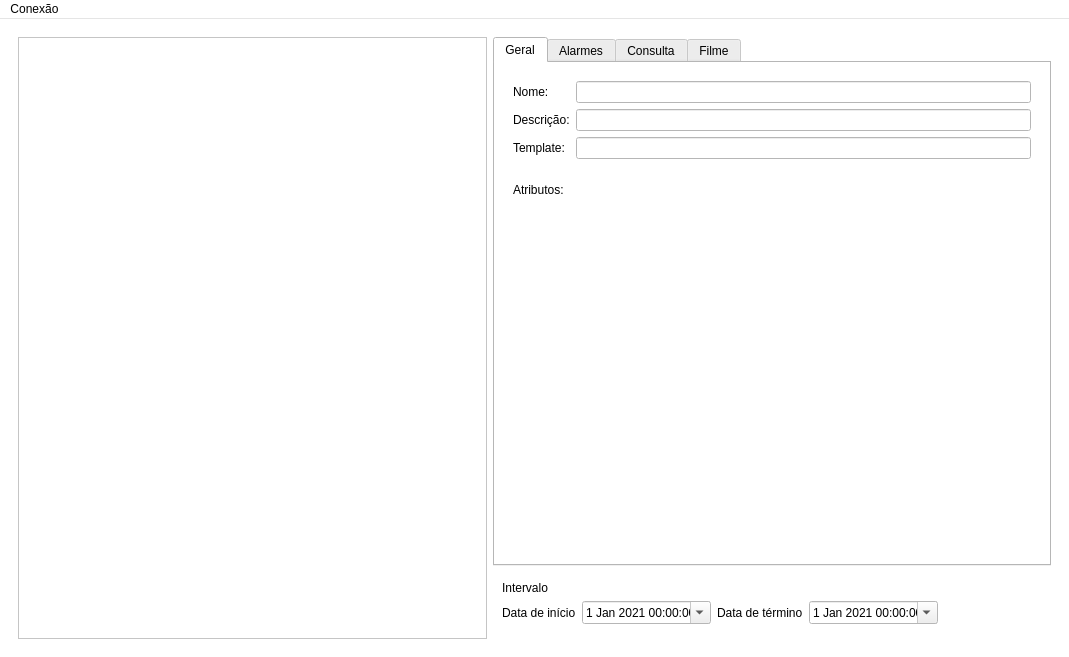
<?xml version="1.0" encoding="UTF-8"?>
<ui version="4.0">
 <class>MainWindow</class>
 <widget class="QMainWindow" name="MainWindow">
  <property name="geometry">
   <rect>
    <x>0</x>
    <y>0</y>
    <width>1069</width>
    <height>657</height>
   </rect>
  </property>
  <property name="palette">
   <palette>
    <active>
     <colorrole role="Base">
      <brush brushstyle="SolidPattern">
       <color alpha="255">
        <red>255</red>
        <green>255</green>
        <blue>255</blue>
       </color>
      </brush>
     </colorrole>
     <colorrole role="Window">
      <brush brushstyle="SolidPattern">
       <color alpha="255">
        <red>255</red>
        <green>255</green>
        <blue>255</blue>
       </color>
      </brush>
     </colorrole>
    </active>
    <inactive>
     <colorrole role="Base">
      <brush brushstyle="SolidPattern">
       <color alpha="255">
        <red>255</red>
        <green>255</green>
        <blue>255</blue>
       </color>
      </brush>
     </colorrole>
     <colorrole role="Window">
      <brush brushstyle="SolidPattern">
       <color alpha="255">
        <red>255</red>
        <green>255</green>
        <blue>255</blue>
       </color>
      </brush>
     </colorrole>
    </inactive>
    <disabled>
     <colorrole role="Base">
      <brush brushstyle="SolidPattern">
       <color alpha="255">
        <red>255</red>
        <green>255</green>
        <blue>255</blue>
       </color>
      </brush>
     </colorrole>
     <colorrole role="Window">
      <brush brushstyle="SolidPattern">
       <color alpha="255">
        <red>255</red>
        <green>255</green>
        <blue>255</blue>
       </color>
      </brush>
     </colorrole>
    </disabled>
   </palette>
  </property>
  <property name="windowTitle">
   <string>SAGE TreeView</string>
  </property>
  <property name="toolButtonStyle">
   <enum>Qt::ToolButtonIconOnly</enum>
  </property>
  <property name="tabShape">
   <enum>QTabWidget::Rounded</enum>
  </property>
  <widget class="QWidget" name="centralwidget">
   <layout class="QGridLayout" name="gridLayout_2">
    <item row="0" column="0">
     <widget class="QWidget" name="mainWidget" native="true">
      <layout class="QGridLayout" name="gridLayout_9">
       <item row="0" column="0" rowspan="3">
        <widget class="QTreeWidget" name="treeWidget">
         <property name="editTriggers">
          <set>QAbstractItemView::NoEditTriggers</set>
         </property>
         <property name="indentation">
          <number>10</number>
         </property>
         <property name="sortingEnabled">
          <bool>false</bool>
         </property>
         <property name="headerHidden">
          <bool>true</bool>
         </property>
         <column>
          <property name="text">
           <string notr="true">1</string>
          </property>
         </column>
        </widget>
       </item>
       <item row="1" column="2">
        <widget class="QWidget" name="widget_4" native="true">
         <layout class="QGridLayout" name="gridLayout_10">
          <item row="1" column="4">
           <widget class="QDateTimeEdit" name="end_date">
            <property name="sizePolicy">
             <sizepolicy hsizetype="MinimumExpanding" vsizetype="Fixed">
              <horstretch>0</horstretch>
              <verstretch>0</verstretch>
             </sizepolicy>
            </property>
            <property name="autoFillBackground">
             <bool>false</bool>
            </property>
            <property name="buttonSymbols">
             <enum>QAbstractSpinBox::NoButtons</enum>
            </property>
            <property name="showGroupSeparator" stdset="0">
             <bool>false</bool>
            </property>
            <property name="dateTime">
             <datetime>
              <hour>0</hour>
              <minute>0</minute>
              <second>0</second>
              <year>2021</year>
              <month>1</month>
              <day>1</day>
             </datetime>
            </property>
            <property name="calendarPopup">
             <bool>true</bool>
            </property>
            <property name="timeSpec">
             <enum>Qt::LocalTime</enum>
            </property>
           </widget>
          </item>
          <item row="0" column="0">
           <widget class="QLabel" name="label_4">
            <property name="text">
             <string>Intervalo</string>
            </property>
           </widget>
          </item>
          <item row="1" column="5">
           <spacer name="horizontalSpacer_3">
            <property name="orientation">
             <enum>Qt::Horizontal</enum>
            </property>
            <property name="sizeHint" stdset="0">
             <size>
              <width>40</width>
              <height>20</height>
             </size>
            </property>
           </spacer>
          </item>
          <item row="1" column="3">
           <widget class="QLabel" name="end_date_label">
            <property name="text">
             <string>Data de término</string>
            </property>
           </widget>
          </item>
          <item row="1" column="2">
           <widget class="QDateTimeEdit" name="start_date">
            <property name="sizePolicy">
             <sizepolicy hsizetype="MinimumExpanding" vsizetype="Fixed">
              <horstretch>0</horstretch>
              <verstretch>0</verstretch>
             </sizepolicy>
            </property>
            <property name="buttonSymbols">
             <enum>QAbstractSpinBox::NoButtons</enum>
            </property>
            <property name="dateTime">
             <datetime>
              <hour>0</hour>
              <minute>0</minute>
              <second>0</second>
              <year>2021</year>
              <month>1</month>
              <day>1</day>
             </datetime>
            </property>
            <property name="calendarPopup">
             <bool>true</bool>
            </property>
            <property name="timeSpec">
             <enum>Qt::LocalTime</enum>
            </property>
           </widget>
          </item>
          <item row="1" column="0">
           <widget class="QLabel" name="start_date_label">
            <property name="text">
             <string>Data de início</string>
            </property>
           </widget>
          </item>
         </layout>
        </widget>
       </item>
       <item row="0" column="2">
        <widget class="QTabWidget" name="tabWidget">
         <property name="palette">
          <palette>
           <active>
            <colorrole role="Button">
             <brush brushstyle="SolidPattern">
              <color alpha="255">
               <red>255</red>
               <green>255</green>
               <blue>255</blue>
              </color>
             </brush>
            </colorrole>
           </active>
           <inactive>
            <colorrole role="Button">
             <brush brushstyle="SolidPattern">
              <color alpha="255">
               <red>255</red>
               <green>255</green>
               <blue>255</blue>
              </color>
             </brush>
            </colorrole>
           </inactive>
           <disabled>
            <colorrole role="Button">
             <brush brushstyle="SolidPattern">
              <color alpha="255">
               <red>255</red>
               <green>255</green>
               <blue>255</blue>
              </color>
             </brush>
            </colorrole>
           </disabled>
          </palette>
         </property>
         <property name="currentIndex">
          <number>0</number>
         </property>
         <widget class="QWidget" name="tab_general">
          <attribute name="title">
           <string>Geral</string>
          </attribute>
          <layout class="QGridLayout" name="gridLayout_3">
           <item row="0" column="0">
            <widget class="QWidget" name="widget_6" native="true">
             <layout class="QFormLayout" name="formLayout">
              <item row="0" column="0">
               <widget class="QLabel" name="label_5">
                <property name="text">
                 <string>Nome:</string>
                </property>
               </widget>
              </item>
              <item row="0" column="1">
               <widget class="QLineEdit" name="general_name">
                <property name="readOnly">
                 <bool>true</bool>
                </property>
               </widget>
              </item>
              <item row="1" column="0">
               <widget class="QLabel" name="label_6">
                <property name="text">
                 <string>Descrição:</string>
                </property>
               </widget>
              </item>
              <item row="1" column="1">
               <widget class="QLineEdit" name="general_description">
                <property name="readOnly">
                 <bool>true</bool>
                </property>
               </widget>
              </item>
              <item row="2" column="0">
               <widget class="QLabel" name="label_7">
                <property name="text">
                 <string>Template:</string>
                </property>
               </widget>
              </item>
              <item row="2" column="1">
               <widget class="QLineEdit" name="general_template">
                <property name="enabled">
                 <bool>false</bool>
                </property>
                <property name="readOnly">
                 <bool>true</bool>
                </property>
               </widget>
              </item>
             </layout>
            </widget>
           </item>
           <item row="1" column="0">
            <widget class="QWidget" name="widget_9" native="true">
             <layout class="QGridLayout" name="gridLayout_15">
              <item row="0" column="0">
               <widget class="QLabel" name="attributes_label">
                <property name="text">
                 <string>Atributos:</string>
                </property>
               </widget>
              </item>
              <item row="1" column="0">
               <widget class="QTableView" name="tableView">
                <property name="frameShape">
                 <enum>QFrame::NoFrame</enum>
                </property>
                <property name="sizeAdjustPolicy">
                 <enum>QAbstractScrollArea::AdjustToContents</enum>
                </property>
                <property name="editTriggers">
                 <set>QAbstractItemView::NoEditTriggers</set>
                </property>
                <property name="alternatingRowColors">
                 <bool>false</bool>
                </property>
                <property name="showGrid">
                 <bool>true</bool>
                </property>
                <property name="gridStyle">
                 <enum>Qt::NoPen</enum>
                </property>
               </widget>
              </item>
             </layout>
            </widget>
           </item>
          </layout>
         </widget>
         <widget class="QWidget" name="tab_alarms">
          <attribute name="title">
           <string>Alarmes</string>
          </attribute>
          <layout class="QGridLayout" name="gridLayout">
           <item row="0" column="0">
            <widget class="QWidget" name="widget_5" native="true">
             <layout class="QGridLayout" name="gridLayout_12">
              <item row="1" column="0">
               <widget class="QListWidget" name="alarm_list">
                <property name="frameShape">
                 <enum>QFrame::NoFrame</enum>
                </property>
                <property name="editTriggers">
                 <set>QAbstractItemView::NoEditTriggers</set>
                </property>
                <property name="tabKeyNavigation">
                 <bool>true</bool>
                </property>
                <property name="selectionMode">
                 <enum>QAbstractItemView::ExtendedSelection</enum>
                </property>
                <item>
                 <property name="text">
                  <string>mrid</string>
                 </property>
                </item>
                <item>
                 <property name="text">
                  <string>obj</string>
                 </property>
                </item>
                <item>
                 <property name="text">
                  <string>ocr</string>
                 </property>
                </item>
                <item>
                 <property name="text">
                  <string>severidade</string>
                 </property>
                </item>
                <item>
                 <property name="text">
                  <string>texto</string>
                 </property>
                </item>
                <item>
                 <property name="text">
                  <string>tpobj</string>
                 </property>
                </item>
               </widget>
              </item>
              <item row="0" column="2">
               <widget class="QCheckBox" name="severity_check">
                <property name="text">
                 <string>Filtrar por severidade</string>
                </property>
               </widget>
              </item>
              <item row="1" column="2">
               <widget class="QListWidget" name="severity_list">
                <property name="enabled">
                 <bool>false</bool>
                </property>
                <property name="frameShape">
                 <enum>QFrame::NoFrame</enum>
                </property>
                <property name="editTriggers">
                 <set>QAbstractItemView::NoEditTriggers</set>
                </property>
                <property name="tabKeyNavigation">
                 <bool>true</bool>
                </property>
                <property name="selectionMode">
                 <enum>QAbstractItemView::ExtendedSelection</enum>
                </property>
                <item>
                 <property name="text">
                  <string>Advertência</string>
                 </property>
                </item>
                <item>
                 <property name="text">
                  <string>Fatal</string>
                 </property>
                </item>
                <item>
                 <property name="text">
                  <string>Normal</string>
                 </property>
                </item>
                <item>
                 <property name="text">
                  <string>Pânico</string>
                 </property>
                </item>
                <item>
                 <property name="text">
                  <string>Nula</string>
                 </property>
                </item>
                <item>
                 <property name="text">
                  <string>Urgência</string>
                 </property>
                </item>
               </widget>
              </item>
              <item row="0" column="0">
               <widget class="QLabel" name="label_8">
                <property name="text">
                 <string>Selecione os atributos desejados</string>
                </property>
               </widget>
              </item>
             </layout>
            </widget>
           </item>
           <item row="1" column="0">
            <widget class="QWidget" name="widget_3" native="true">
             <layout class="QGridLayout" name="gridLayout_13">
              <item row="0" column="1">
               <widget class="QPushButton" name="alarm_button">
                <property name="text">
                 <string>Consultar</string>
                </property>
               </widget>
              </item>
              <item row="0" column="0">
               <spacer name="horizontalSpacer_2">
                <property name="orientation">
                 <enum>Qt::Horizontal</enum>
                </property>
                <property name="sizeHint" stdset="0">
                 <size>
                  <width>40</width>
                  <height>20</height>
                 </size>
                </property>
               </spacer>
              </item>
             </layout>
            </widget>
           </item>
          </layout>
         </widget>
         <widget class="QWidget" name="tab_consult">
          <attribute name="title">
           <string>Consulta</string>
          </attribute>
          <layout class="QGridLayout" name="gridLayout_6">
           <item row="0" column="0">
            <widget class="QWidget" name="tab1" native="true">
             <layout class="QGridLayout" name="gridLayout_5">
              <item row="0" column="0">
               <widget class="QLabel" name="label">
                <property name="text">
                 <string>Selecione os atributos desejados</string>
                </property>
               </widget>
              </item>
              <item row="1" column="0">
               <widget class="QLabel" name="label_2">
                <property name="text">
                 <string>Atributos estáticos</string>
                </property>
               </widget>
              </item>
              <item row="1" column="2">
               <widget class="QLabel" name="label_3">
                <property name="text">
                 <string>Atributos historiados</string>
                </property>
               </widget>
              </item>
              <item row="3" column="0">
               <widget class="QListWidget" name="consult_static_attributes">
                <property name="frameShape">
                 <enum>QFrame::NoFrame</enum>
                </property>
                <property name="editTriggers">
                 <set>QAbstractItemView::NoEditTriggers</set>
                </property>
                <property name="tabKeyNavigation">
                 <bool>true</bool>
                </property>
                <property name="selectionMode">
                 <enum>QAbstractItemView::ExtendedSelection</enum>
                </property>
               </widget>
              </item>
              <item row="3" column="2">
               <widget class="QListWidget" name="consult_historied_attributes">
                <property name="frameShape">
                 <enum>QFrame::NoFrame</enum>
                </property>
                <property name="editTriggers">
                 <set>QAbstractItemView::NoEditTriggers</set>
                </property>
                <property name="tabKeyNavigation">
                 <bool>true</bool>
                </property>
                <property name="selectionMode">
                 <enum>QAbstractItemView::ExtendedSelection</enum>
                </property>
               </widget>
              </item>
             </layout>
            </widget>
           </item>
           <item row="1" column="0">
            <widget class="QWidget" name="widget" native="true">
             <layout class="QHBoxLayout" name="horizontalLayout">
              <item>
               <spacer name="horizontalSpacer">
                <property name="orientation">
                 <enum>Qt::Horizontal</enum>
                </property>
                <property name="sizeHint" stdset="0">
                 <size>
                  <width>403</width>
                  <height>20</height>
                 </size>
                </property>
               </spacer>
              </item>
              <item>
               <widget class="QPushButton" name="consult_button">
                <property name="text">
                 <string>Consultar</string>
                </property>
                <property name="flat">
                 <bool>false</bool>
                </property>
               </widget>
              </item>
             </layout>
            </widget>
           </item>
          </layout>
         </widget>
         <widget class="QWidget" name="tab_film">
          <attribute name="title">
           <string>Filme</string>
          </attribute>
          <layout class="QGridLayout" name="gridLayout_7">
           <item row="0" column="0">
            <widget class="QWidget" name="widget_2" native="true">
             <layout class="QGridLayout" name="gridLayout_8">
              <item row="1" column="0">
               <widget class="QListWidget" name="movie_list">
                <property name="frameShape">
                 <enum>QFrame::NoFrame</enum>
                </property>
                <property name="editTriggers">
                 <set>QAbstractItemView::NoEditTriggers</set>
                </property>
                <property name="tabKeyNavigation">
                 <bool>true</bool>
                </property>
                <property name="selectionMode">
                 <enum>QAbstractItemView::ExtendedSelection</enum>
                </property>
               </widget>
              </item>
              <item row="0" column="0">
               <widget class="QLabel" name="label_9">
                <property name="text">
                 <string>Selecione os atributos desejados</string>
                </property>
               </widget>
              </item>
             </layout>
            </widget>
           </item>
           <item row="1" column="0">
            <widget class="QWidget" name="widget_8" native="true">
             <layout class="QGridLayout" name="gridLayout_14">
              <item row="0" column="3">
               <widget class="QComboBox" name="granularity_scale">
                <property name="currentText">
                 <string>hora(s)</string>
                </property>
                <property name="currentIndex">
                 <number>2</number>
                </property>
                <item>
                 <property name="text">
                  <string>segundo(s)</string>
                 </property>
                </item>
                <item>
                 <property name="text">
                  <string>minuto(s)</string>
                 </property>
                </item>
                <item>
                 <property name="text">
                  <string>hora(s)</string>
                 </property>
                </item>
                <item>
                 <property name="text">
                  <string>dia(s)</string>
                 </property>
                </item>
               </widget>
              </item>
              <item row="0" column="1">
               <widget class="QLabel" name="granularity_label">
                <property name="text">
                 <string>Granularidade:</string>
                </property>
               </widget>
              </item>
              <item row="0" column="2">
               <widget class="QSpinBox" name="granularity">
                <property name="accelerated">
                 <bool>true</bool>
                </property>
                <property name="value">
                 <number>1</number>
                </property>
               </widget>
              </item>
              <item row="0" column="4">
               <widget class="QPushButton" name="movie_button">
                <property name="text">
                 <string>Consultar</string>
                </property>
               </widget>
              </item>
              <item row="0" column="0">
               <spacer name="horizontalSpacer_4">
                <property name="orientation">
                 <enum>Qt::Horizontal</enum>
                </property>
                <property name="sizeHint" stdset="0">
                 <size>
                  <width>40</width>
                  <height>20</height>
                 </size>
                </property>
               </spacer>
              </item>
             </layout>
            </widget>
           </item>
          </layout>
         </widget>
        </widget>
       </item>
      </layout>
     </widget>
    </item>
   </layout>
  </widget>
  <widget class="QMenuBar" name="menuBar">
   <property name="geometry">
    <rect>
     <x>0</x>
     <y>0</y>
     <width>1069</width>
     <height>21</height>
    </rect>
   </property>
   <widget class="QMenu" name="connection_menu">
    <property name="title">
     <string>Conexão</string>
    </property>
    <addaction name="open_connection"/>
   </widget>
   <addaction name="connection_menu"/>
  </widget>
  <action name="open_connection">
   <property name="icon">
    <iconset theme="document-open">
     <normaloff>../../../../.designer/backup</normaloff>../../../../.designer/backup</iconset>
   </property>
   <property name="text">
    <string>Abrir</string>
   </property>
  </action>
 </widget>
 <resources/>
 <connections/>
</ui>
